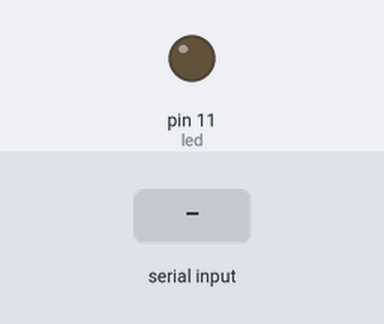
This sketch was run on a simulated Arduino Uno, built with avr-gcc and run on an emulated ATmega328P. Shown: output pins drawn as LEDs (lit = HIGH). Inputs (shaded band) come from the test bench.

Above: at 2.2 s.
2.3 s: "1" received over Serial
At 3.3 s:
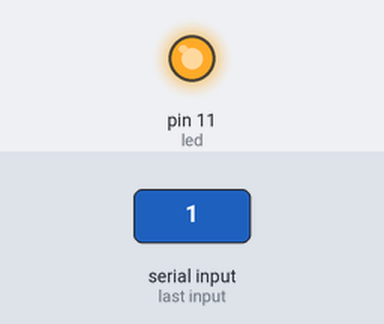
Timing chart, 0 to 5.3 s (numbered marks = the images above; inputs shaded):
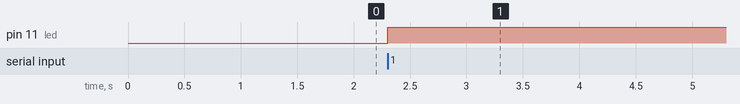

Measured:
- after the input at 2.3 s, pin 11 (led): LOW → HIGH at once

The sketch:

GSM_last.ino
```cpp
#include<SoftwareSerial.h>
SoftwareSerial firstSerial(03,04);
int led=11;
void setup()
{
  pinMode(led,OUTPUT);
  firstSerial.begin(9600);
  Serial.begin(9600);
  delay(1000);
}
void loop()
{
  if(Serial.available()>0)
  digitalWrite(led,HIGH);
  switch(Serial.read());
}
void sndmsg()
{
  firstSerial.println("AT+CMGF=1");
  delay(1000);
  firstSerial.println("AT+CMGS=\"+xxxxxxxxxx\"\r");  //Enter Your Mobile Number instead XXXX while Testing
  delay(1000);
  firstSerial.println("sms messagers sender ");
  delay(100);
  firstSerial.println((char)23);
  delay(1000);
}
```
